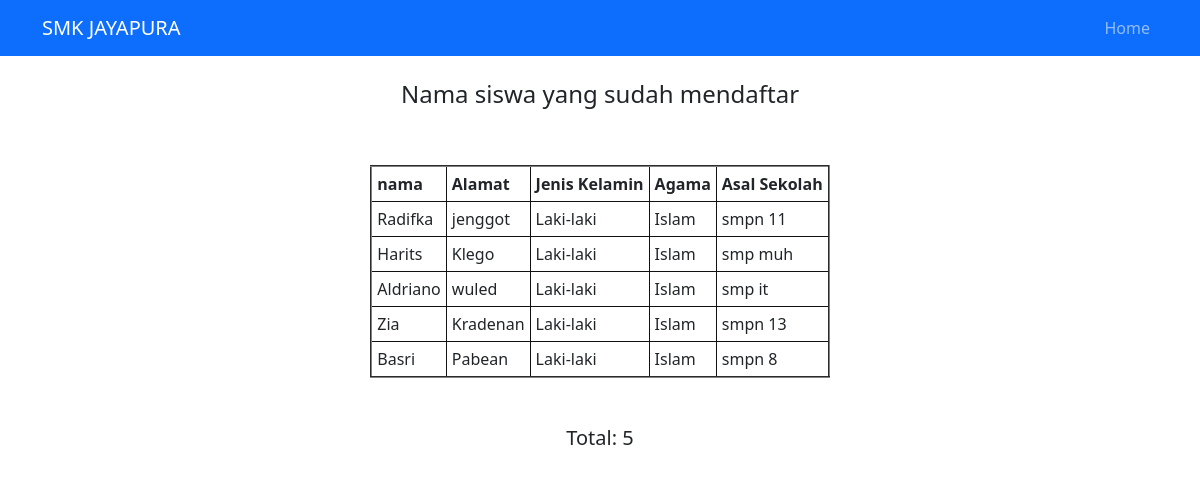
Page /list-siswa.php on the committed database.
### tables this page shows
CREATE TABLE `calon_siswa` (
  `id` int(11) NOT NULL,
  `nama` varchar(64) NOT NULL,
  `alamat` varchar(255) NOT NULL,
  `jenis_kelamin` varchar(16) NOT NULL,
  `agama` varchar(16) NOT NULL,
  `asal_sekolah` varchar(64) NOT NULL
);

### list-siswa.php (the view, shortened to what this page needs)
<?php include("config.php"); ?>
<!DOCTYPE html>
<html lang="en">
<head>
    <link
      href="https://cdn.jsdelivr.net/npm/bootstrap@5.3.3/dist/css/bootstrap.min.css"
      rel="stylesheet"
    />
    <link rel="stylesheet" href="list-siswa.css">
</head>
<body>
    <nav class="navbar navbar-expand-lg bg-primary navbar-dark">
      <div class="container">
          <a class="navbar-brand" href="#">SMK JAYAPURA</a>
          <div class="collapse navbar-collapse" id="navbarNav">
            <ul class="navbar-nav ms-auto">
                <li class="nav-item">
                <a class="nav-link" href="index.php">Home</a>
                </li>
            </ul>
          </div>
      </div>
    </nav>
    <div class="judul text-center p-4">
        <h4>Nama siswa yang sudah mendaftar</h4>
    </div>
    <br>
    <div class="tabel-siswa d-flex justify-content-center">
    <table border="2" >
        <thead border="">
            <tr>
                <th>nama</th>
                <th>Alamat</th>
                <th>Jenis Kelamin</th>
                <th>Agama</th>
                <th>Asal Sekolah</th>
            </tr>
        </thead>
        <tbody border="1">
            <?php
            $sql = "SELECT * FROM calon_siswa";
            $query = mysqli_query($db, $sql);
            while($siswa = mysqli_fetch_array($query)){
                echo "<tr>";
                echo "<td>".$siswa['nama']."</td>";
                echo "<td>".$siswa['alamat']."</td>";
                echo "<td>".$siswa['jenis_kelamin']."</td>";
                echo "<td>".$siswa['agama']."</td>";
                echo "<td>".$siswa['asal_sekolah']."</td>";
            }
            ?>
        </tbody>
    </table>
    </div>
    <h5 class="text-center p-5">Total: <?php echo mysqli_num_rows($query) ?></h5>
</body>
</html>

### list-siswa.css (style rules this page uses)
tr, th, td { border: 1px solid #111; padding: 5px; }

### rows in the picture
calon_siswa: nama "Radifka", alamat "jenggot", jenis_kelamin "Laki-laki", agama "Islam", asal_sekolah "smpn 11"
calon_siswa: nama "Harits", alamat "Klego", jenis_kelamin "Laki-laki", agama "Islam", asal_sekolah "smp muh"
calon_siswa: nama "Aldriano", alamat "wuled", jenis_kelamin "Laki-laki", agama "Islam", asal_sekolah "smp it"
calon_siswa: nama "Zia", alamat "Kradenan", jenis_kelamin "Laki-laki", agama "Islam", asal_sekolah "smpn 13"
calon_siswa: nama "Basri", alamat "Pabean", jenis_kelamin "Laki-laki", agama "Islam", asal_sekolah "smpn 8"

### other values in the picture
mysqli_num_rows($query) "5"
